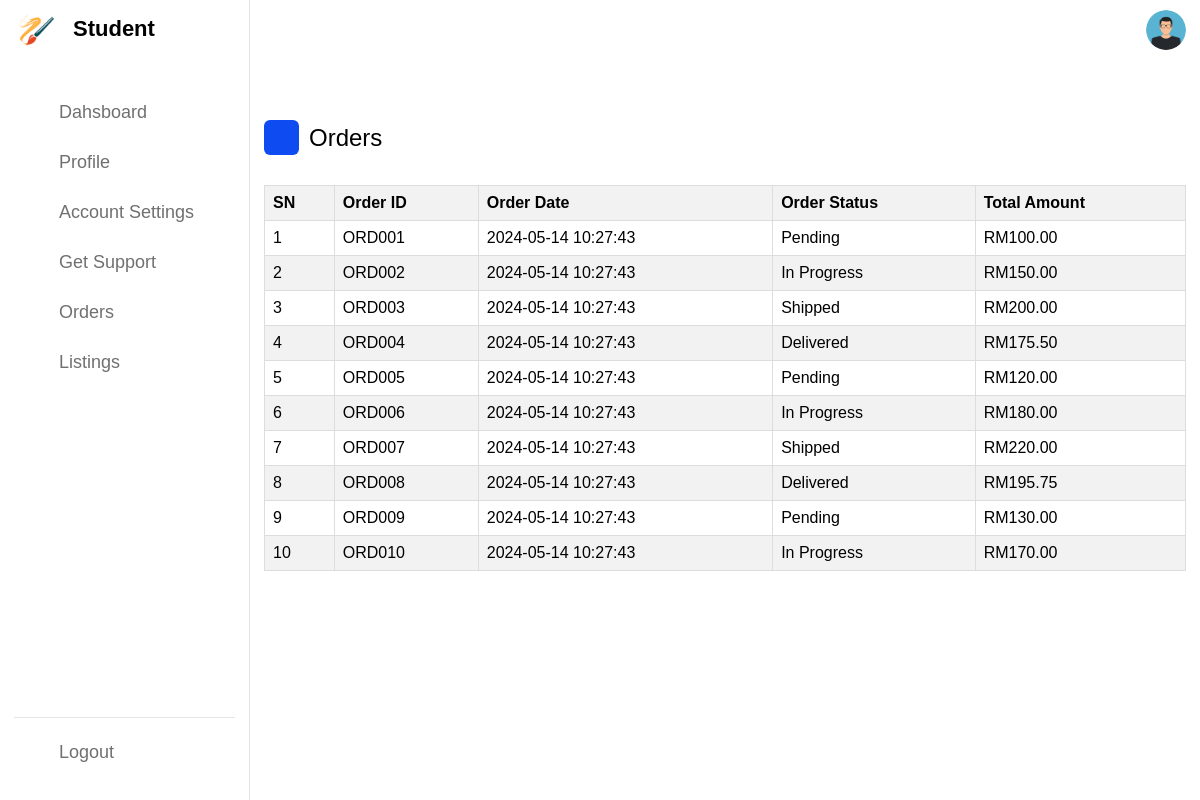
/student/orders.php (signed in), run on the app's committed database.
### tables this page shows
CREATE TABLE `orders` (
  `id` int(11) NOT NULL,
  `buyer_id` int(11) NOT NULL,
  `artist_id` int(11) DEFAULT NULL,
  `order_id` varchar(255) DEFAULT NULL,
  `order_date` timestamp NOT NULL DEFAULT current_timestamp(),
  `order_status` varchar(50) NOT NULL,
  `total_amount` decimal(10,2) NOT NULL
);

### student/orders.php (the view, shortened to what this page needs)
<?php
require_once("include/header.php");
require_once("include/sidebar.php");
require_once("include/connection.php");
$id = $_SESSION['User'];
$sql = "SELECT * FROM orders WHERE artist_id = ?";
$stmt = $conn->prepare($sql);
$stmt->bind_param("i", $id);
$stmt->execute();
$result = $stmt->get_result();
?>
<div class="dash-content">
    <div class="overview">
        <div class="title">
            <i class="uil uil-tachometer-fast-alt"></i>
            <span class="text">Orders</span>
        </div>
        <div class="message-table">
            <table>
                <thead>
                    <tr>
                        <th>SN</th>
                        <th>Order ID</th>
                        <th>Order Date</th>
                        <th>Order Status</th>
                        <th>Total Amount</th>
                    </tr>
                </thead>
                <tbody>
                    <?php
                    if ($result->num_rows > 0) {
                        $i = 1;
                        while($row = $result->fetch_assoc()) {
                            echo "<tr>";
                            echo "<td>" . $i . "</td>";
                            echo "<td>" . $row["order_id"] . "</td>";
                            echo "<td>" . $row["order_date"] . "</td>";
                            echo "<td>" . $row["order_status"] . "</td>";
                            echo "<td>RM" . $row["total_amount"] . "</td>";
                            echo "</tr>";
                            $i++;
                        }
                    } else {
                        echo "<tr><td colspan='4'>No orders found</td></tr>";
                    }
                    ?>
                </tbody>
            </table>
        </div>
    </div>
</div>
<?php require_once("include/footer.php");?>

### student/assets/css/dashboardstyle.css (style rules this page uses)
*, *::before, *::after { margin: 0; padding: 0; box-sizing: border-box; }
body { font-family: 'Poppins', sans-serif; }
:root { --primary-color: #0E4BF1; --panel-color: #FFF; --text-color: #000; --black-light-color: #707070; --border-color: #e6e5e5; --toggle-color: #DDD; --box1-color: #4DA3FF; --box2-color: #FFE6AC; --box3-color: #E7D1FC; --title-icon-color: #fff; }
.dashboard .dash-content { padding-top: 50px; }
.dash-content .title { display: flex; align-items: center; margin: 60px 0 30px 0; }
.dash-content .title i { position: relative; height: 35px; width: 35px; background-color: var(--primary-color); border-radius: 6px; color: var(--title-icon-color); display: flex; align-items: center; justify-content: center; font-size: 24px; }
.dash-content .title .text { font-size: 24px; font-weight: 500; color: var(--text-color); margin-left: 10px; }

### student/assets/css/tablestyle.css (style rules this page uses)
.message-table { margin-top: 20px; }
.message-table table { width: 100%; border-collapse: collapse; }
.message-table th, .message-table td { border: 1px solid #ddd; padding: 8px; text-align: left; }
.message-table th { background-color: #f2f2f2; }
.message-table tbody tr:nth-child(even) { background-color: #f2f2f2; }

### data on the page
orders: order "ORD001", order_date "2024-05-14 10:27:43", order_status "Pending", total_amount "100.00"
orders: order "ORD002", order_date "2024-05-14 10:27:43", order_status "In Progress", total_amount "150.00"
orders: order "ORD003", order_date "2024-05-14 10:27:43", order_status "Shipped", total_amount "200.00"
orders: order "ORD004", order_date "2024-05-14 10:27:43", order_status "Delivered", total_amount "175.50"
orders: order "ORD005", order_date "2024-05-14 10:27:43", order_status "Pending", total_amount "120.00"
orders: order "ORD006", order_date "2024-05-14 10:27:43", order_status "In Progress", total_amount "180.00"
orders: order "ORD007", order_date "2024-05-14 10:27:43", order_status "Shipped", total_amount "220.00"
orders: order "ORD008", order_date "2024-05-14 10:27:43", order_status "Delivered", total_amount "195.75"
orders: order "ORD009", order_date "2024-05-14 10:27:43", order_status "Pending", total_amount "130.00"
orders: order "ORD010", order_date "2024-05-14 10:27:43", order_status "In Progress", total_amount "170.00"
